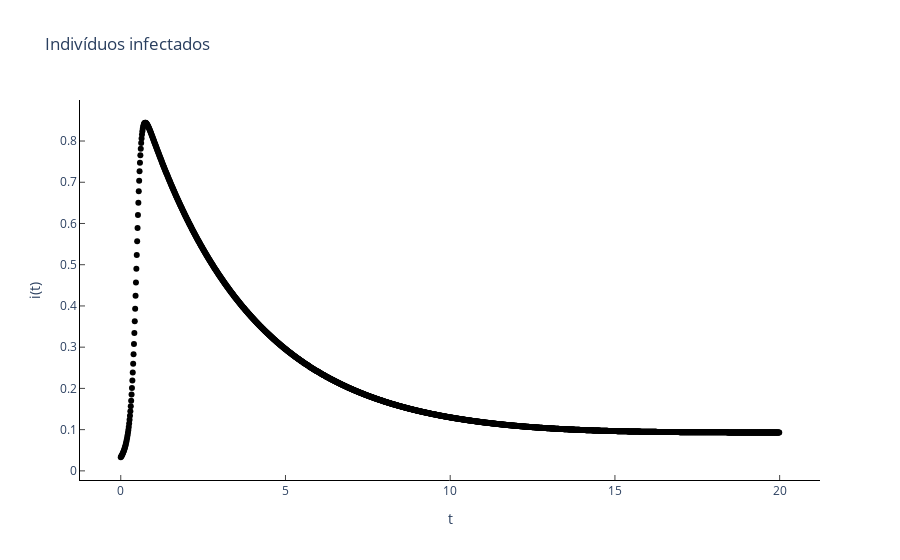

The cell this chart's notebook holds for it:
### Markdown cell above
# Interpolação

### Code cell
import plotly.graph_objs as go
tb1.numerical_method.n=8230
#tb1.numerical_method.n=1024
tb1.run_numerical_method()
t = np.array(tb1.numerical_method.t)[:-1]
y = np.array(tb1.numerical_method.y).transpose()[2][:-1]
mask = np.tile([True] + 4*[False], 8230//5)
x = t[mask]
y = y[mask]
#x = np.array(tb1.numerical_method.t)
#y = np.array(tb1.numerical_method.y).transpose()[2]
fig = go.Figure()
fig.add_scatter(
    x=x,
    y=y,
    mode='markers',
    marker={'color': 'black'},
)
fig.update_yaxes(showline=True, linewidth=1, ticks='inside', linecolor='black')
fig.update_xaxes(showline=True, linewidth=1, ticks='inside', linecolor='black')
fig.update_layout(title='Indivíduos infectados',
                  xaxis_title='t',
                  yaxis_title='i(t)',
                  plot_bgcolor='white'
                  )

### Figure 1 — Plotly figure (JSON) as saved in the notebook; plotly's stock layout.template omitted (floating-point values rounded to 4 significant figures; data arrays with more than 128 entries replaced by an {"elided": "..."} marker saying what was removed)
{"data": [{"marker": {"color": "black"}, "mode": "markers", "type": "scatter", "x": {"elided": "1646 float values"}, "y": {"elided": "1646 float values"}}], "layout": {"plot_bgcolor": "white", "title": {"text": "Indivíduos infectados"}, "xaxis": {"linecolor": "black", "linewidth": 1, "showline": true, "ticks": "inside", "title": {"text": "t"}}, "yaxis": {"linecolor": "black", "linewidth": 1, "showline": true, "ticks": "inside", "title": {"text": "i(t)"}}}}
